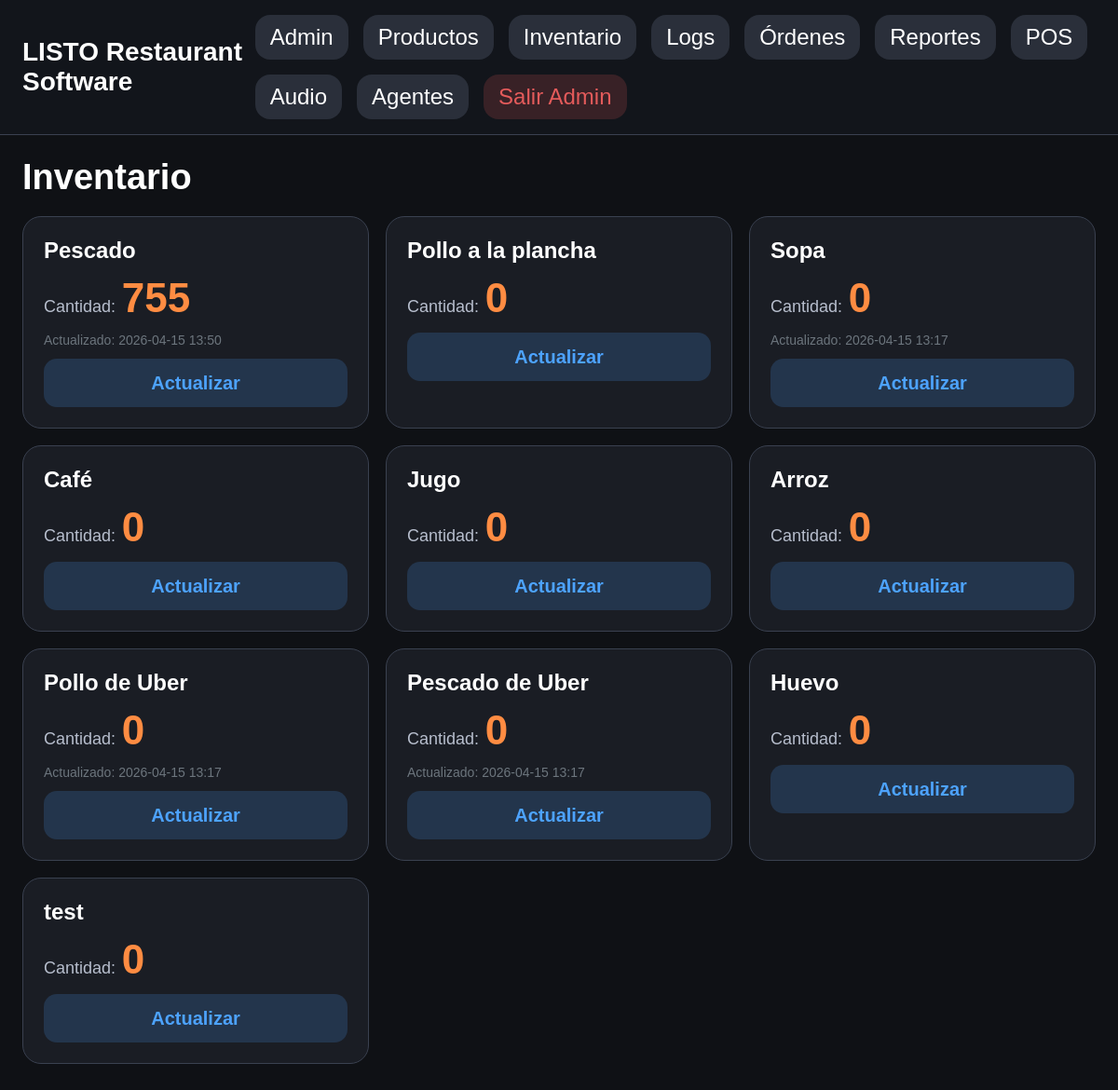
/admin/inventory (signed in), run on the app's committed database.
### app/models.py (models this page shows)
class Product(Base):
    __tablename__ = "products"
    id: Mapped[int] = mapped_column(Integer, primary_key=True, index=True)
    name: Mapped[str] = mapped_column(String(200), unique=True, nullable=False)
    active: Mapped[bool] = mapped_column(Boolean, default=True)
    display_order: Mapped[int] = mapped_column(Integer, default=0)
    image_path: Mapped[str | None] = mapped_column(String(300), nullable=True)
    price: Mapped[float] = mapped_column(Float, default=0)
    created_at: Mapped[datetime] = mapped_column(DateTime, default=cr_now)

class Inventory(Base):
    __tablename__ = "inventory"
    id: Mapped[int] = mapped_column(Integer, primary_key=True)
    product_id: Mapped[int] = mapped_column(ForeignKey("products.id"), unique=True, nullable=False)
    quantity: Mapped[float] = mapped_column(Float, default=0)
    updated_at: Mapped[datetime] = mapped_column(DateTime, default=cr_now, onupdate=cr_now)
    product = relationship("Product")

### app/routes/web.py (the view)
@router.get("/admin/inventory")
def admin_inventory(request: Request, db: Session = Depends(get_db)):
    if not require_admin(request):
        return RedirectResponse(url="/admin/login")
    products = db.query(Product).filter(Product.active == True).order_by(Product.display_order.asc(), Product.name.asc()).all()
    inv_map = {inv.product_id: inv for inv in db.query(Inventory).all()}
    items = []
    for p in products:
        inv = inv_map.get(p.id)
        items.append({
            "product_id": p.id,
            "name": p.name,
            "quantity": inv.quantity if inv else 0,
            "updated_at": inv.updated_at if inv else None,
        })
    logs = (
        db.query(InventoryLog)
        .options(joinedload(InventoryLog.product))
        .order_by(InventoryLog.created_at.desc())
        .limit(30)
        .all()
    )
    return templates.TemplateResponse(
        "admin_inventory.html",
        {"request": request, "items": items, "logs": logs, "page_title": "Inventario"},
    )

### app/templates/admin_inventory.html (shortened to what this page needs)
{% extends 'base.html' %}
{% block content %}
<h1>Inventario</h1>
<div class="inv-grid">
  {% for it in items %}
  <div class="inv-card">
    <div class="inv-name">{{ it.name }}</div>
    <div><span style="font-size:18px;color:#b7becd;">Cantidad:</span> <span class="inv-qty">{{ it.quantity|int if it.quantity == it.quantity|int else it.quantity }}</span></div>
    {% if it.updated_at %}<div class="inv-updated">Actualizado: {{ it.updated_at.strftime('%Y-%m-%d %H:%M') }}</div>{% endif %}
    <button class="inv-edit-btn" onclick="openKeypad({{ it.product_id }}, '{{ it.name|e }}', {{ it.quantity }})">Actualizar</button>
  </div>
  {% endfor %}
</div>
{% endblock %}

### app/static/css/styles.css (style rules this page uses)
:root { --bg: #0f1115; --card: #1a1d24; --muted: #2a2f3a; --border: #3a4150; --text: #ffffff; --accent: #ff8c42; --blue: #4da3ff; --yellow: #ffd24d; --green: #4caf50; --gray: #6c757d; --red: #e45b5b; }
* { box-sizing: border-box; }
body { margin: 0; background: var(--bg); color: var(--text); font-family: Arial, sans-serif; }
h1, h2, h3, p, label, th, td, input, button, a, div, span { font-size: 24px; }
h1 { font-size: 38px; margin: 0 0 20px; }

### app/templates/admin_inventory.html (style rules this page uses)
.inv-grid { display:grid; grid-template-columns:repeat(auto-fill, minmax(280px, 1fr)); gap:18px; margin-bottom:32px; }
.inv-card { background:var(--card); border:1px solid var(--border); border-radius:20px; padding:22px; display:flex; flex-direction:column; gap:12px; }
.inv-name { font-size:24px; font-weight:800; }
.inv-qty { font-size:44px; font-weight:800; color:var(--accent); }
.inv-updated { font-size:14px; color:#6c757d; }
.inv-edit-btn { background:rgba(77,163,255,0.18); color:var(--blue); border:none; border-radius:14px; min-height:52px; font-size:20px; font-weight:700; cursor:pointer; }

### data on the page
Product: name "Pescado"
Inventory: quantity "755", updated_at "2026-04-15 13:50"
Product: name "Pollo a la plancha", quantity "0"
Product: name "Sopa"
Inventory: quantity "0", updated_at "2026-04-15 13:17"
Product: name "Café", quantity "0"
Product: name "Jugo", quantity "0"
Product: name "Arroz", quantity "0"
Product: name "Pollo de Uber"
Inventory: quantity "0", updated_at "2026-04-15 13:17"
Product: name "Pescado de Uber"
Inventory: quantity "0", updated_at "2026-04-15 13:17"
Product: name "Huevo", quantity "0"
Product: name "test", quantity "0"
